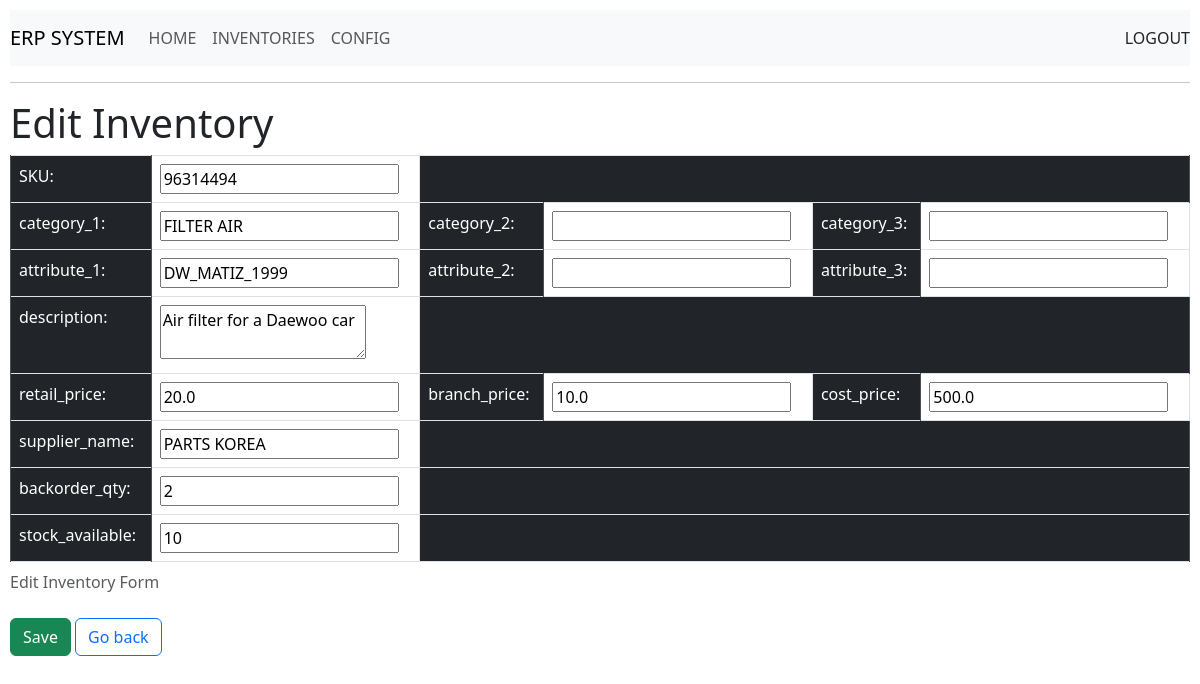
/3/edit_inventory/, run on the app's committed database.
### erp_system/models.py (models this page shows)
class Inventory(models.Model):
    id = models.AutoField(primary_key=True)
    sku = models.CharField(max_length=30, unique=True)
    category_1 = models.CharField(max_length=100)
    category_2 = models.CharField(max_length=100, blank=True)
    category_3 = models.CharField(max_length=100, blank=True)
    description = models.TextField(max_length=300, blank=True)
    attribute_1 = models.CharField(max_length=20,default="", blank=True)
    attribute_2 = models.CharField(max_length=20,default="", blank=True)
    attribute_3 = models.CharField(max_length=20,default="", blank=True)
    retail_price = models.FloatField(default=0.00)
    branch_price = models.FloatField(default=0.00)
    cost_price = models.FloatField(default=0.00)
    supplier_name = models.CharField(max_length=20,default="", blank=True)
    backorder_qty = models.IntegerField(default=0)
    stock_available = models.IntegerField(default=0)

### erp_system/views.py (the view)
# urls.py: path('<int:inventory_id>/edit_inventory/', views.edit_inventory, name='edit_inventory'), # Edit Inventory records view
def edit_inventory(request, inventory_id):
    inventory = get_object_or_404(Inventory, pk=inventory_id)
    return render(request, 'inventories/edit_inventory.html', {'inventory':inventory})

### erp_system/templates/inventories/edit_inventory.html (shortened to what this page needs)
{% extends "header.html" %}
{% block content %}
<h1>Edit Inventory</h1>
<form id="edit_inventory" action="{% url 'erp_system:update_inventory' inventory.id %}" method='post'>
    <table class="table table-bordered">
        <caption>Edit Inventory Form</caption>
        <tr>
            <td class="table-dark">
                <label for="sku">SKU:</label>
            </td>
            <td>
                <input type="textbox" name="sku" id="sku" value="{{ inventory.sku }}">
            </td>
            <td colspan=4 class="table-dark"></td>
        </tr>
        <tr>
            <td class="table-dark">
                <label for="category_1">category_1:</label>
            </td>
            <td>
                <input type="textbox" name="category_1" id="category_1" value="{{ inventory.category_1 }}">
            </td>
            <td class="table-dark">
                <label for="category_2">category_2:</label>
            </td>
            <td>
                <input type="textbox" name="category_2" id="category_2" value="{{ inventory.category_2 }}">
            </td>
            <td class="table-dark">
                <label for="category_3">category_3:</label>
            </td>
            <td>
                <input type="textbox" name="category_3" id="category_3" value="{{ inventory.category_3 }}">
            </td>
        </tr>
        <tr>
            <td class="table-dark">
                <label for="attribute_1">attribute_1:</label>
            </td>
            <td>
                <input type="textbox" name="attribute_1" id="attribute_1" value="{{ inventory.attribute_1 }}">
            </td>
            <td class="table-dark">
                <label for="attribute_2">attribute_2:</label>
            </td>
            <td>
                <input type="textbox" name="attribute_2" id="attribute_2" value="{{ inventory.attribute_2 }}">
            </td>
            <td class="table-dark">
                <label for="attribute_3">attribute_3:</label>
            </td>
            <td>
                <input type="textbox" name="attribute_3" id="attribute_3" value="{{ inventory.attribute_3 }}">
            </td>
        </tr>
        <tr>
            <td class="table-dark">
                <label for="description">description:</label>
            </td>
            <td>
                <textarea name="description" id="description">{{inventory.description}}</textarea>
            </td>
            <td colspan=4 class="table-dark"></td>
        </tr>
        <tr>
            <td class="table-dark">
                <label for="retail_price">retail_price:</label>
            </td>
            <td>
                <input type="textbox" name="retail_price" id="retail_price" value="{{ inventory.retail_price }}">
            </td>
                <td class="table-dark">
                    <label for="branch_price">branch_price:</label>
                </td>
                <td>
                    <input type="textbox" name="branch_price" id="branch_price" value="{{ inventory.branch_price }}">
                </td>
                <td class="table-dark">
                    <label for="cost_price">cost_price:</label>
                </td>
                <td>
                    <input type="textbox" name="cost_price" id="cost_price" value="{{ inventory.cost_price }}">
                </td>
        </tr>
        <tr>
            <td class="table-dark">
                <label for="supplier_name">supplier_name:</label>
            </td>
            <td>
                <input type="textbox" name="supplier_name" id="supplier_name" value="{{ inventory.supplier_name }}">
            </td>
            <td colspan=4 class="table-dark"></td>
        </tr>
        <tr>
            <td class="table-dark">
                <label for="backorder_qty">backorder_qty:</label>
            </td>
            <td>
                <input type="textbox" name="backorder_qty" id="backorder_qty" value="{{ inventory.backorder_qty }}">
            </td>
            <td colspan=4 class="table-dark"></td>
        </tr>
        <tr>
            <td class="table-dark">
                <label for="stock_available">stock_available:</label>
            </td>
            <td>
                <input type="textbox" name="stock_available" id="stock_available" value="{{ inventory.stock_available }}">
            </td>
            <td colspan=4 class="table-dark"></td>
        </tr>
    </table>
</form>
<input class="btn btn-success" type="submit" value="Save" form="edit_inventory" />
<input class="btn btn-outline-primary" type="submit" value="Go back" form="go_back" />
{% endblock %}

### erp_system/templates/header.html (style rules this page uses)
body { padding: 10px; box-sizing: border-box; }

### data on the page
Inventory: sku "96314494", category_1 "FILTER AIR", attribute_1 "DW_MATIZ_1999", description "Air filter for a Daewoo car", retail_price "20.0", branch_price "10.0", cost_price "500.0", supplier_name "PARTS KOREA", backorder_qty "2", stock_available "10"
